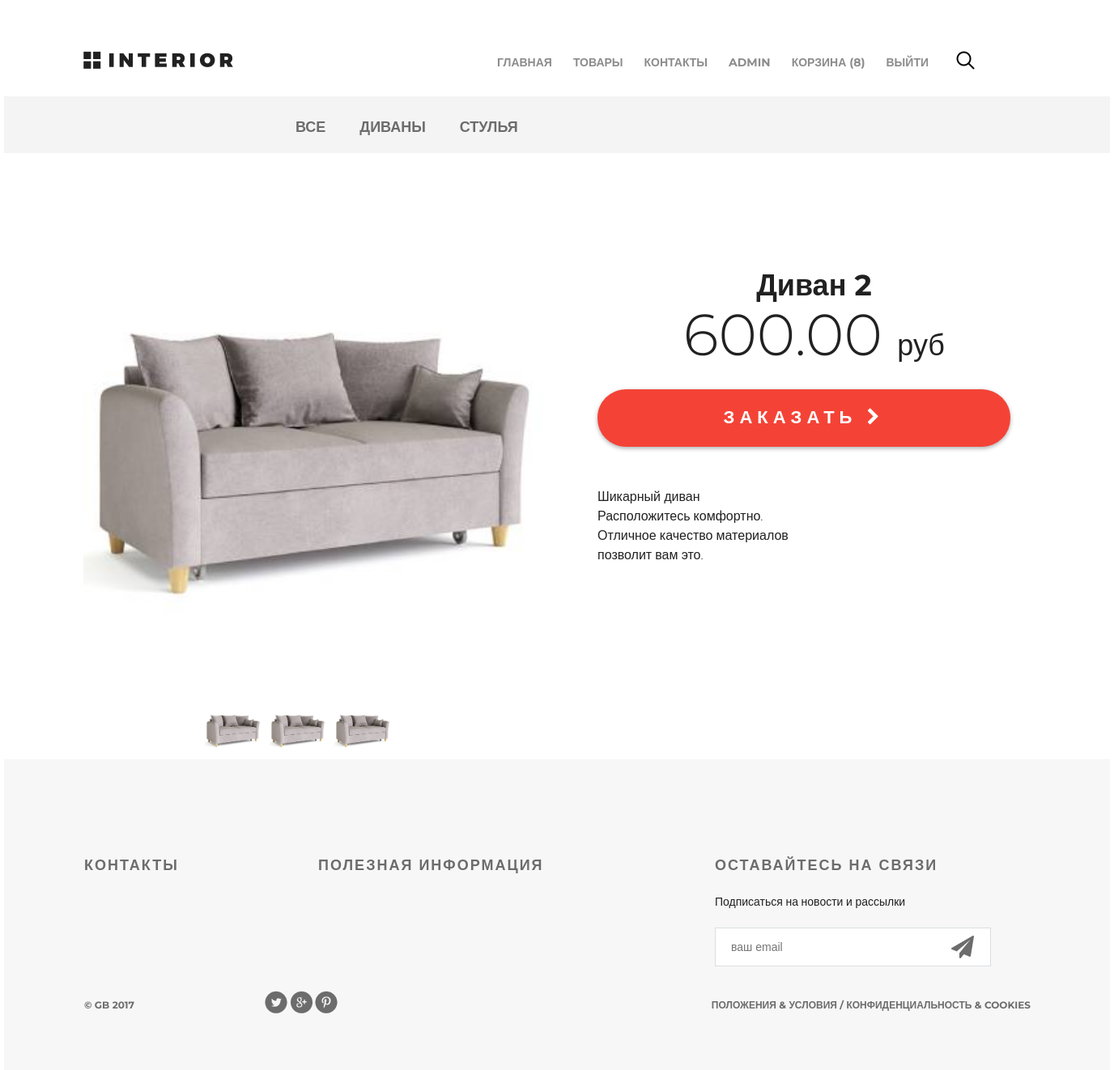
Page /product/1/ (signed in) on the earlier database version.
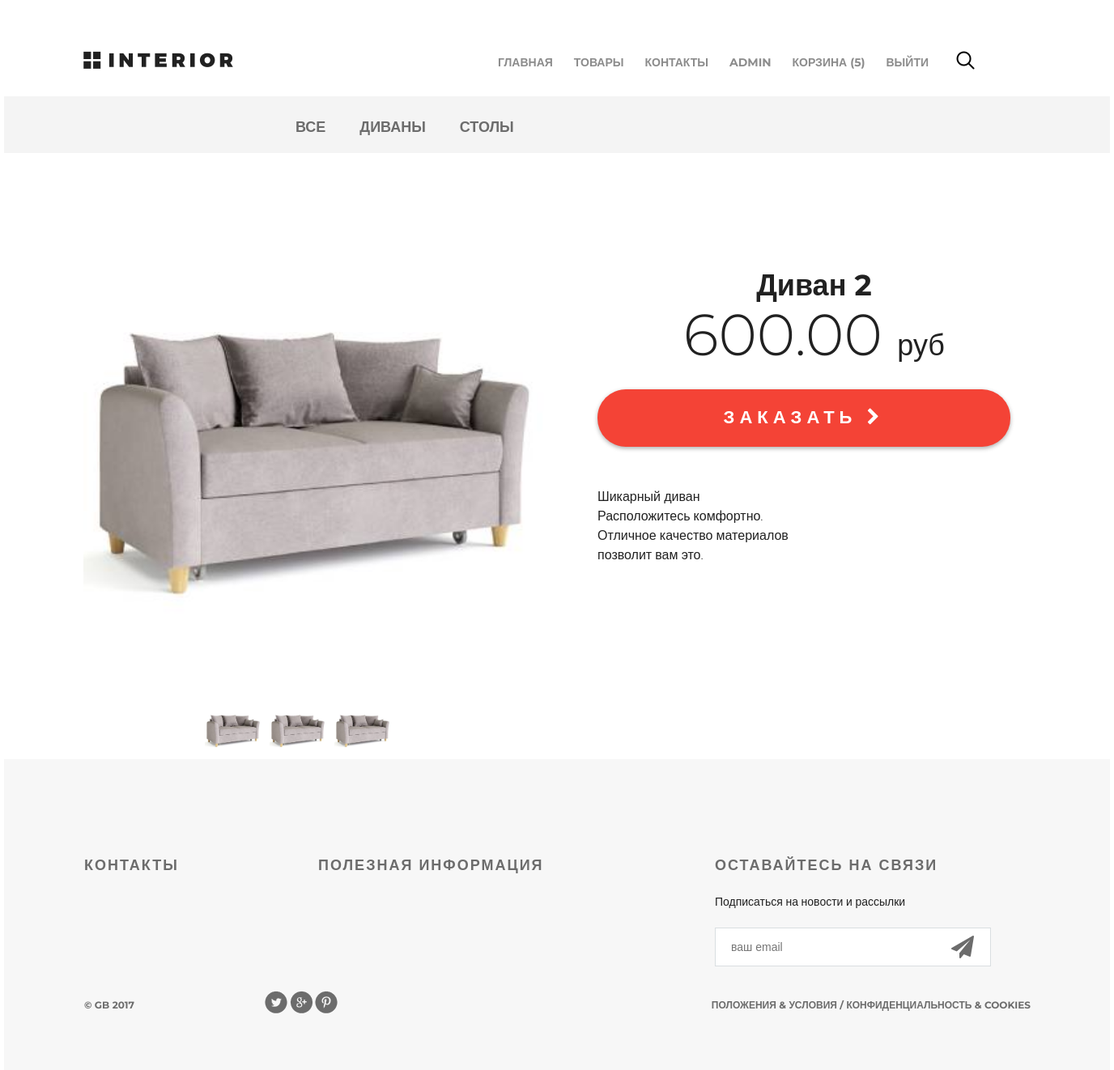
Same page on the later database version.
### authapp/models.py (models this page shows)
class ShopUser(AbstractUser):
    avatar = models.ImageField(upload_to='users_avatars', blank=True)
    age = models.PositiveIntegerField(verbose_name='возраст', null=True)
    city = models.CharField(max_length=64, blank=True)

### basketapp/models.py (models this page shows, shortened)
class Basket(models.Model):
    user = models.ForeignKey(get_user_model(), on_delete=models.CASCADE, related_name='basket')
    product = models.ForeignKey(Product, on_delete=models.CASCADE)
    quantity = models.PositiveSmallIntegerField(verbose_name='количество', default=0)
    created_at = models.DateTimeField(verbose_name='время', auto_now_add=True)
    objects = BasketManager()

### mainapp/models.py (models this page shows, shortened)
class Category(models.Model):
    name = models.CharField(verbose_name='имя категории', max_length=25, unique=True)
    description = models.TextField(verbose_name='описание категории', max_length=140, blank=True)

### mainapp/views.py (the view)
# urls.py: path('product/<int:pk>/', mainapp.product, name='product'),
def product(request, pk):
    categories = Category.objects.all()
    product = get_object_or_404(Product, pk=pk)
    return render(
        request,
        'mainapp/product.html',
        context={
            'title': product.name,
            'menu': MENU_LINKS,
            'product': product,
            'category': product.category,
            'categories': categories,
        })

### basketapp/models.py (called while the page is built)
    def quantity(self):
        return sum(item.quantity for item in self.all())

### mainapp/Templates/mainapp/product.html (shortened to what this page needs)
{% extends 'mainapp/base.html' %}
{% load static %}
{% block content %}
<div class="hero-white">
    {% include 'mainapp/includes/main_menu_inc.html' %}
</div>
<div class="details">
    <div class="links clearfix">
        {% include 'mainapp/includes/categories_menu_inc.html' %}
    </div>
    <div class="details-products">
        <div class="details-slider">
            <div class="slider-product">
                <img src="{{ product.image.url }}">
            </div>
            <div class="slider-control">
                <div class="block">
                    <a href="#"><img src="{{ product.image.url }}" alt="">
                    </a>
                </div>
                <div class="block">
                    <a href="#"><img src="{{ product.image.url }}" alt="">
                    </a>
                </div>
                <div class="block">
                    <a href="#"><img src="{{ product.image.url }}" alt="">
                    </a>
                </div>
            </div>
        </div>
        <div class="description">
            <h3 class="big-bold">{{ product.name }}</h3>
            <br>
            <p class="price"> {{ product.price }} <span>руб</span></p>
            <a href="{% url 'basket:add' product.pk %}" class="red-button">
                заказать <i class="fa fa-chevron-right" aria-hidden="true"></i>
            </a>
            <div class="description-text">{{ product.description | linebreaks }}</div>
        </div>
    </div>
{% endblock %}

### mainapp/Templates/mainapp/includes/main_menu_inc.html
<div class="header clearfix">
    <a href="{% url 'index' %}" class="logo"></a>
    <ul class="menu">
        {% with url_name=request.resolver_match.url_name %}
        {% for link, name in menu.items %}
        <li><a href="{% url link %}" class="{% if url_name == link %} active {% endif %}">{{ name }}</a></li>
        {% endfor %}
        {% endwith %}
        {% if request.user.is_authenticated %}
            <li><a href="{% url 'auth:edit' %}">{{user.username}}</a></li>
            <li><a href="{% url 'basket:view' %}">Корзина ({{ request.user.basket.quantity }})</a></li>
            <li><a href="{% url 'auth:logout' %}">Выйти</a></li>
        {% else %}
            <li><a href="{% url 'auth:login' %}">Войти</a></li>
            <li><a href="{% url 'auth:register' %}">Регистрация</a></li>
        {% endif %}
    </ul>
    <a href="#" class="search"></a>
</div>

### mainapp/Templates/mainapp/includes/categories_menu_inc.html
<ul class="links-menu">
    {% with url_name=request.resolver_match.url_name %}
    {% with category_id=request.resolver_match.kwargs.pk %}
    <li><a href="{% url 'products' %}" class="{% if url_name == 'products' %}active{% endif %}">все</a></li>
    {% for category in categories %}
        <li><a href="{% url 'category' category.id %}" class="{% if url_name == 'category' and category_id == category.id %}active{% endif %}">{{ category.name }}</a></li>
    {% endfor %}
    {% endwith %}
    {% endwith %}
</ul>

Differences in the rows shown:
removed Category: name "СТУЛЬЯ"
changed ShopUser "ADMIN": user.basket.quantity "8" → "5"
added Category: name "СТОЛЫ"
